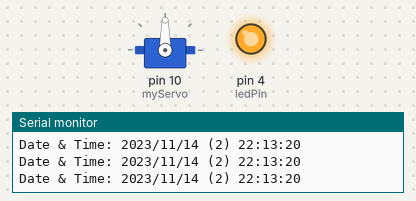
The sketch below on a simulated Arduino Uno, built with avr-gcc and run on an emulated ATmega328P. Shown: servo, output pins drawn as LEDs (lit = HIGH), the last lines printed to the serial monitor. The local clock reads 2024-03-15 10:24:30 at power-on unless the sketch sets it.

Above: at 0.1 s.
At 6.9 s:
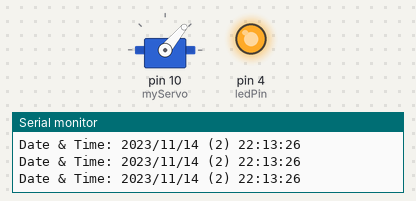
At 16.7 s:
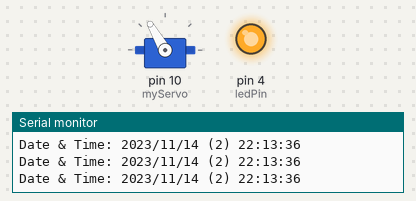
At 34.9 s:
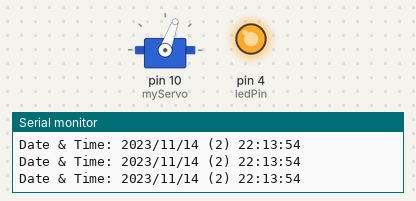
Timing chart, 0 to 40.0 s (numbered marks = the images above):
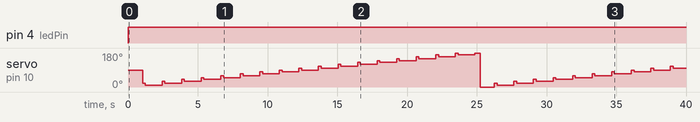

The sketch:

fairypot.ino
```cpp
#include <RTClib.h>
#include <Servo.h>
int angle;
Servo myServo;
RTC_DS3231 rtc;
boolean movement = false;
int ledPin = 4;

void setup() {
  Serial.begin(9600);
  pinMode(ledPin, OUTPUT);
  myServo.attach(10);
  if (!rtc.begin()) {
    Serial.println("Couldn't find RTC");
    while (1)
      ;
  }
  rtc.adjust(DateTime(F(__DATE__), F(__TIME__)));
}

void loop() {

  DateTime now = rtc.now();
  Serial.print("Date & Time: ");
  Serial.print(now.year(), DEC);
  Serial.print('/');
  Serial.print(now.month(), DEC);
  Serial.print('/');
  Serial.print(now.day(), DEC);
  Serial.print(" (");
  Serial.print(now.dayOfTheWeek());
  Serial.print(") ");
  Serial.print(now.hour(), DEC);
  Serial.print(':');
  Serial.print(now.minute(), DEC);
  Serial.print(':');
  Serial.println(now.second(), DEC);
  digitalWrite(4, 1);
  sweep(1000);

  // if (now.hour() >= 8 && now.hour() <= 23 && now.minute() <= 0 && now.second() <= 0) {
  //   movement = true;
  //   digitalWrite(ledPin, 1);
  //   Serial.println("led on");
  // }
  // if (movement == true) {
  //   sweep(1000);
  //   // movement = false;
  //   Serial.println("move go");
  // } else if (movement == false) {
  //   digitalWrite(ledPin, 0);
  //   Serial.println("led off");
  // }
}

void sweep(int wait) {
  static unsigned long startTime = millis();
  unsigned long currentTime = millis();
  static int angle = 0;
  if (currentTime - startTime >= wait) {
    myServo.write(angle);
    angle = angle + 20;
    myServo.write(angle);
    delay(200);
    angle = angle - 10;
    myServo.write(angle);
    delay(200);
    //reset timer
    startTime = millis();
    if (angle >= 180) {
      angle = 0;
      myServo.write(angle);
      movement = false;
    }
  }
}
```

Measured:
- by itself, pin 4 (ledPin): LOW → HIGH at 0.01 s
